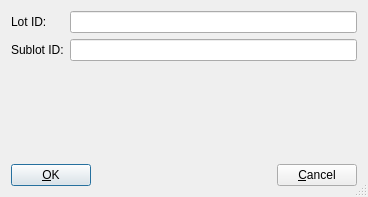
<?xml version="1.0" encoding="UTF-8"?>
<ui version="4.0">
 <class>GtsStation_Newlotdialog_base</class>
 <widget class="QDialog" name="GtsStation_Newlotdialog_base">
  <property name="geometry">
   <rect>
    <x>0</x>
    <y>0</y>
    <width>368</width>
    <height>197</height>
   </rect>
  </property>
  <property name="windowTitle">
   <string>New lot...</string>
  </property>
  <property name="sizeGripEnabled">
   <bool>true</bool>
  </property>
  <layout class="QVBoxLayout">
   <item>
    <layout class="QGridLayout">
     <item row="0" column="0">
      <widget class="QLabel" name="labelLotID">
       <property name="text">
        <string>Lot ID:</string>
       </property>
       <property name="wordWrap">
        <bool>false</bool>
       </property>
       <property name="buddy">
        <cstring>editLotID</cstring>
       </property>
      </widget>
     </item>
     <item row="1" column="1">
      <widget class="QLineEdit" name="editSublotID"/>
     </item>
     <item row="0" column="1">
      <widget class="QLineEdit" name="editLotID"/>
     </item>
     <item row="1" column="0">
      <widget class="QLabel" name="labelSublotID">
       <property name="text">
        <string>Sublot ID:</string>
       </property>
       <property name="wordWrap">
        <bool>false</bool>
       </property>
       <property name="buddy">
        <cstring>editSublotID</cstring>
       </property>
      </widget>
     </item>
    </layout>
   </item>
   <item>
    <spacer name="spacer3">
     <property name="orientation">
      <enum>Qt::Vertical</enum>
     </property>
     <property name="sizeType">
      <enum>QSizePolicy::Expanding</enum>
     </property>
     <property name="sizeHint" stdset="0">
      <size>
       <width>10</width>
       <height>76</height>
      </size>
     </property>
    </spacer>
   </item>
   <item>
    <layout class="QHBoxLayout">
     <item>
      <widget class="QPushButton" name="buttonOk">
       <property name="text">
        <string>&amp;OK</string>
       </property>
       <property name="shortcut">
        <string/>
       </property>
       <property name="autoDefault">
        <bool>true</bool>
       </property>
       <property name="default">
        <bool>true</bool>
       </property>
      </widget>
     </item>
     <item>
      <spacer name="Horizontal Spacing2">
       <property name="orientation">
        <enum>Qt::Horizontal</enum>
       </property>
       <property name="sizeType">
        <enum>QSizePolicy::Expanding</enum>
       </property>
       <property name="sizeHint" stdset="0">
        <size>
         <width>25</width>
         <height>20</height>
        </size>
       </property>
      </spacer>
     </item>
     <item>
      <widget class="QPushButton" name="buttonCancel">
       <property name="text">
        <string>&amp;Cancel</string>
       </property>
       <property name="shortcut">
        <string/>
       </property>
       <property name="autoDefault">
        <bool>true</bool>
       </property>
      </widget>
     </item>
    </layout>
   </item>
  </layout>
 </widget>
 <layoutdefault spacing="6" margin="11"/>
 <resources/>
 <connections>
  <connection>
   <sender>buttonOk</sender>
   <signal>clicked()</signal>
   <receiver>GtsStation_Newlotdialog_base</receiver>
   <slot>accept()</slot>
   <hints>
    <hint type="sourcelabel">
     <x>20</x>
     <y>20</y>
    </hint>
    <hint type="destinationlabel">
     <x>20</x>
     <y>20</y>
    </hint>
   </hints>
  </connection>
  <connection>
   <sender>buttonCancel</sender>
   <signal>clicked()</signal>
   <receiver>GtsStation_Newlotdialog_base</receiver>
   <slot>reject()</slot>
   <hints>
    <hint type="sourcelabel">
     <x>20</x>
     <y>20</y>
    </hint>
    <hint type="destinationlabel">
     <x>20</x>
     <y>20</y>
    </hint>
   </hints>
  </connection>
 </connections>
</ui>
